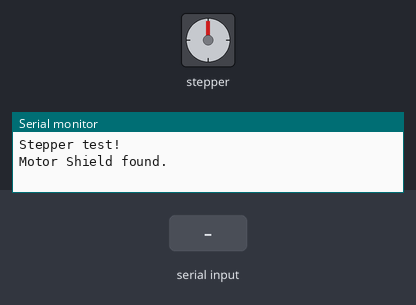
Bench run of a sketch on a simulated Arduino Uno, built with avr-gcc and run on an emulated ATmega328P. Parts: stepper motor, the last lines printed to the serial monitor. The test bench sets the inputs (shaded band). Stepper angles assume 200 steps per turn.

Above: at 1.2 s.
1.3 s: "s" received over Serial
At 1.75 s:
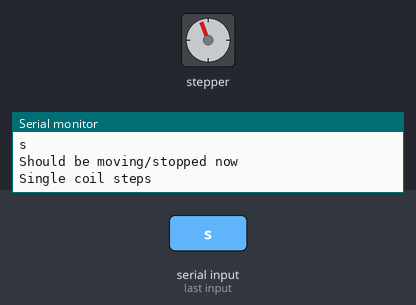
At 2.35 s:
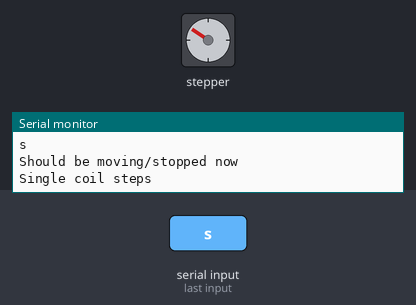
7.3 s: "1" received over Serial
Timing chart, 0 to 16.3 s (numbered marks = the images above; inputs shaded):
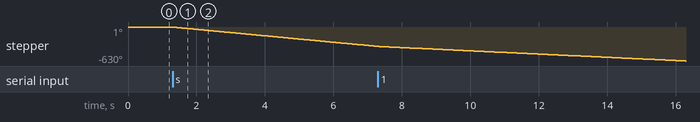

Measured:
- after the input at 1.3 s, stepper: keeps turning counter-clockwise at about 60°/s, starting at once

The sketch:

motorTest3.ino
```cpp
#include <Adafruit_MotorShield.h>
//#include "utility/Adafruit_PWMServoDriver.h"
Adafruit_MotorShield AFMS = Adafruit_MotorShield();
Adafruit_StepperMotor *myMotor = AFMS.getStepper(200, 1);

bool moving = false;

//professor hawkss

void setup() {
  Serial.begin(9600);           // set up Serial library at 9600 bps
  while (!Serial);
  Serial.println("Stepper test!");

  if (!AFMS.begin()) {         // create with the default frequency 1.6KHz
  // if (!AFMS.begin(2000)) {  // OR with a different frequency, say 1KHz
    Serial.println("Could not find Motor Shield. Check wiring.");
    while (1);
  }
  Serial.println("Motor Shield found.");

  myMotor->setSpeed(10);  // 10 rpm
}

void loop() {
  if(moving)
  {
    Serial.println("Single coil steps");
    myMotor->step(200, BACKWARD, SINGLE);
  }
  if(Serial.available())
  {
    char input = Serial.read();
    //Serial.print("You typed: " );
    Serial.println(input);
    if(input == 's')
    {
      Serial.println("Should be moving/stopped now");
      moving = !moving;
    }

    else if(input == '1')
    {
      Serial.println("Speed set to 5rpm");
      myMotor->setSpeed(5);
    }
    else if(input == '2')
    {
      Serial.println("Speed set to 20rpm");
      myMotor->setSpeed(20);
    }
    else if(input == '3')
    {
      Serial.println("Speed set to 80rpm");
      myMotor->setSpeed(80);
    }
    else if(input == '4')
    {
      Serial.println("Speed set to 140rpm");
      myMotor->setSpeed(140);
    }
    else if(input == '5')
    {
      Serial.println("Speed set to 200rpm");
      myMotor->setSpeed(200);
    }


  }
}
```
